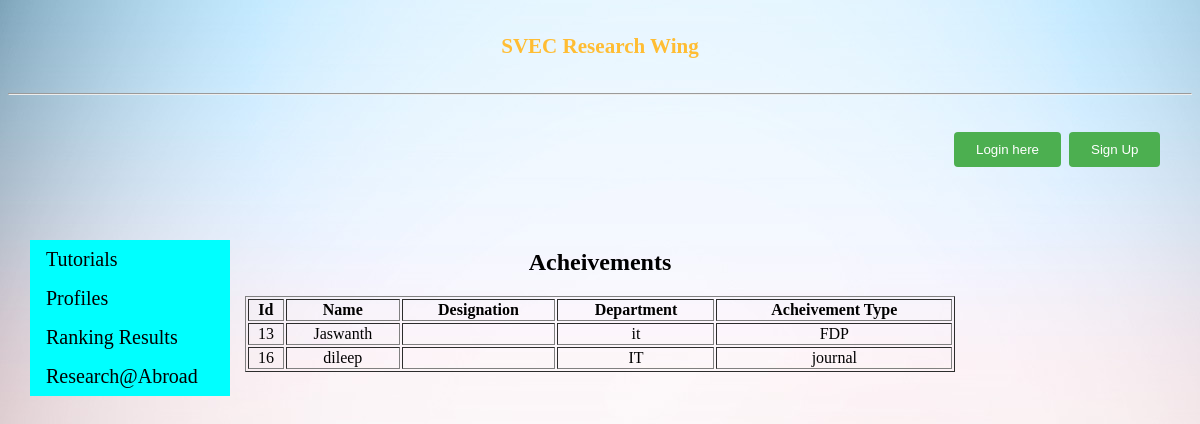
Before: / with the older database file.
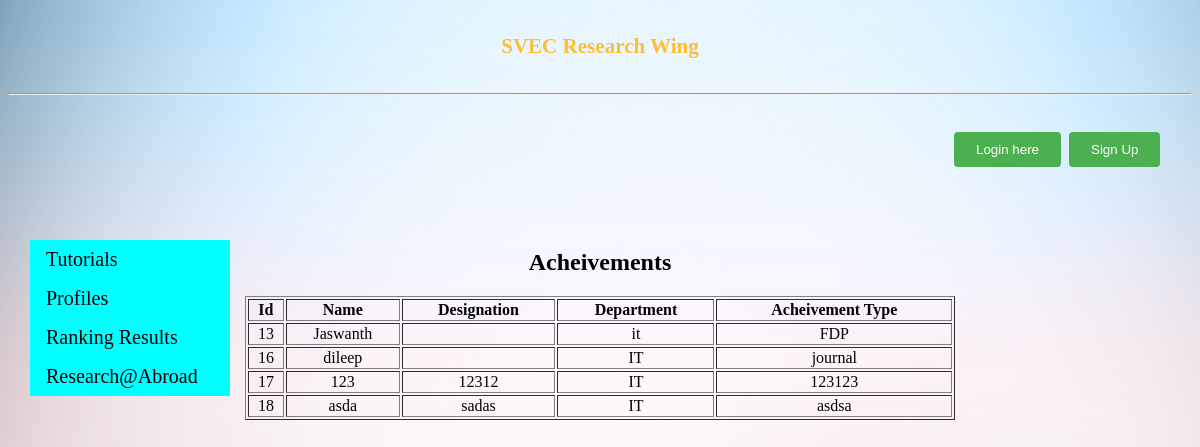
After: the same page with the newer database file.
### tables this page shows
CREATE TABLE `achlist` (
  `id` int(11) NOT NULL,
  `name` varchar(30) NOT NULL,
  `designation` varchar(30) NOT NULL,
  `dept` varchar(30) NOT NULL,
  `acheivement` varchar(30) NOT NULL,
  `public` varchar(5) NOT NULL
);

### index.php (the view, shortened to what this page needs)
<!DOCTYPE html>
<html>
	<head>
	</head>
	<body>
		<div id="header">
			<h3>SVEC Research Wing</h3>
		</div>
		<hr>
		<div id="aside">
			<a href="public/login.php"><input type="button" value="Login here"></a>
			<a href="public/register.php"><input type="button" value="Sign Up"></a>
		</div>
		<div id="section">
		<ul>
			<li><a href="public/tutorials.php">Tutorials</a></li>
			<li><a href="public/profiles.php">Profiles</a></li>
			<li><a href="public/rank.php">Ranking Results</a></li>
			<li><a href="public/rabroad.php">Research@Abroad</a></li>
		</ul>
		</div>
		<br><br><br><br><br><br><br>
		<h2 align="center">Acheivements</h2>
			<table width="60%" border="1px" align = "center">
			<tr>
				<th>Id</th>
				<th>Name</th>
				<th>Designation</th>
				<th>Department</th>
				<th>Acheivement Type</th>
			</tr>
			<?php
				$query = mysql_query("Select * from achlist Where public='yes'");
				while($row = mysql_fetch_array($query))
				{
					Print "<tr>";
						Print '<td align="center">'. $row['id'] . "</td>";
						Print '<td align="center">'. $row['name'] . "</td>";
						Print '<td align="center">'. $row['designation'] . "</td>";
						Print '<td align="center">'. $row['dept'] . "</td>";
						Print '<td align="center">'. $row['acheivement'] . "</td>";
					Print "</tr>";
				}
			?>
	</table>
	</body>
</html>

Changed rows visible on the page:
added achlist: id "17", name "123", designation "12312", dept "IT", acheivement "123123"
added achlist: id "18", name "asda", designation "sadas", dept "IT", acheivement "asdsa"
